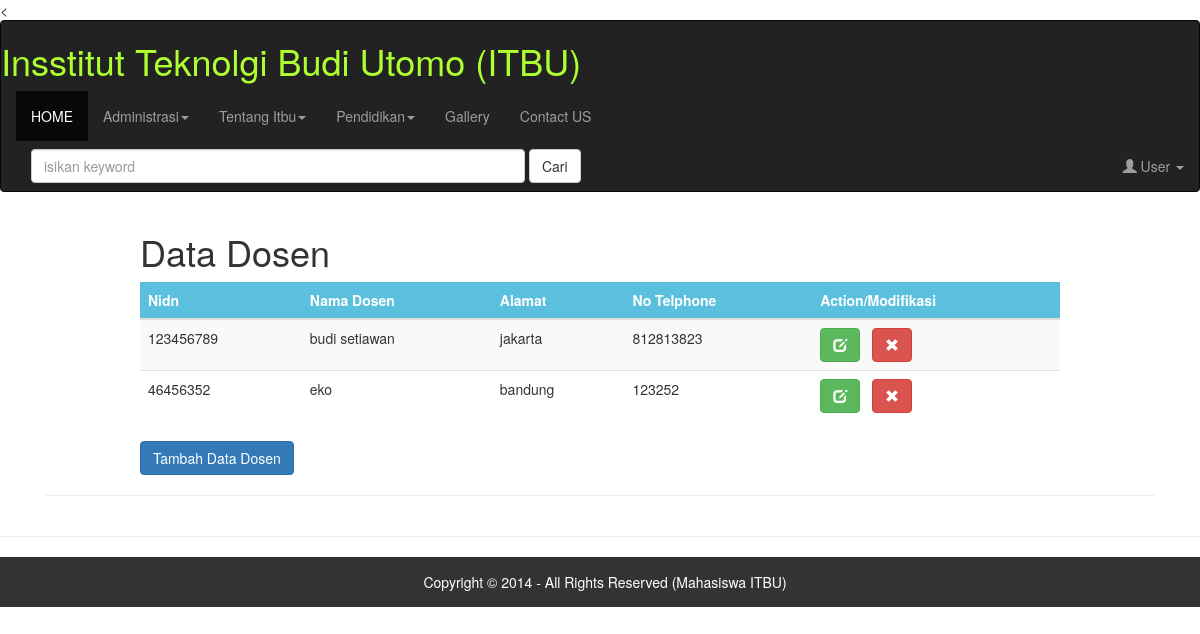
The page /dosen-display.php (signed in) on the database its author committed.
### tables this page shows
CREATE TABLE `dosen` (
  `id` int(11) NOT NULL,
  `nidn` char(12) NOT NULL,
  `nama` varchar(50) NOT NULL,
  `alamat` varchar(200) NOT NULL,
  `telp` varchar(15) NOT NULL
);

### includes/myClass.php (called while the page is built, shortened)
<?php
class Database {
	private $dbHost="localhost";
	private $dbUser="root";
	private $dbPass="";
	private $dbName="itbu2024";
	function connectMySQL() {
		$conn = new mysqli($this->dbHost, $this->dbUser, $this->dbPass,$this->dbName);
		return $conn;
	}
}
Class Dosen{
			function tampilDosen()
			{
				try {
					  $db=new Database;
					  $mysqli = $db->connectMySQL();
					  $query = "SELECT * FROM dosen ORDER BY nidn";
					  $result = $mysqli->query($query);
						   while ($row = $result->fetch_array(MYSQLI_BOTH))
						    $data[]=$row;
						    return $data;
						}
							catch (Exception $e) {
					 		 echo "Query bermasalah: ".$e->getMessage(). " (".$e->getCode().")";
						}
					finally {
						  if (isset($mysqli)) {
					    $mysqli->close();
					  }
				}
			}
}

### dosen-display.php (the view, shortened to what this page needs)
<!DOCTYPE html>
<html>
<head>
	<link rel="stylesheet" type="text/css" href="css/css/bootstrap.min.css">
    <?php
        include "includes/myclass.php";
        $dsn = new Dosen();
    ?>
</head>
<body>
	<
    <?php
    include("includes/header.php") ;
    ?>
    <div class="container">
         <div class="container-fluid">
            <div class="row">
            <div class="col-md-1"></div>
            <div class="col-md-10">
                <div class="card">
                    <div class="card-header">
                       <h1>Data Dosen</h1>
                    </div>
                    <div class="card-body">
                    <table class="table table-hover table-striped">
                        <thead>
                            <tr class="btn-info">
                                <th>Nidn</th>
                                <th>Nama Dosen</th>
                                <th>Alamat</th>
                                <th>No Telphone</th>
                                <th>Action/Modifikasi</th>
                            </tr>
                        </thead>
                        <tbody>
                          <?php
                            $arraymhs=$dsn->tampilDosen();
                            foreach($arraymhs as $row) {
                           ?>
                                <tr>
                                    <td><?php echo $row['nidn']; ?></td>
                                    <td><?php echo $row['nama']; ?> </td>
                                    <td><?php echo $row['alamat']; ?></td>
                                    <td><?php echo $row['telp'] ;?></td>
                                    <td>
                                        <a href="dosen-edit.php?Kode=<?php echo $row['nidn'];?>" class ="btn btn-success">
                                        <span class="glyphicon glyphicon-edit"></span>
                                        </a>
                                        <a href="dosen-del.php?Kode=<?php echo $row['nidn'];?>" class ="btn btn-danger">
                                        <span class="glyphicon glyphicon-remove" onClick="return confirm('Apakah Anda Yakin?');"></span>                   </a>
                                    </td>
                            <?php
                            } ;
                            ?>
                        </tbody>
                    </table>
                    <a href="dosen-add.php" class="btn btn-primary">Tambah Data Dosen</a>
                    </div>
                    </div>
            </div>
            <div class="col-md-1"></div>
        </div>
        <hr>
    </div>
</div>
 <?php
    include("includes/footer.php") ;
    ?>
</body>
</html>

### rows shown on the page
dosen: nidn "123456789", nama "budi setiawan", alamat "jakarta", telp "812813823"
dosen: nidn "46456352", nama "eko", alamat "bandung", telp "123252"
